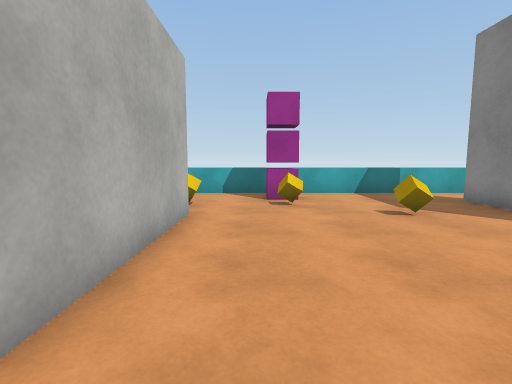
view 1 (above)

16 first-person views from a walk through a scene from a Unity 3-D project. The camera is 1.2 m above the floor, tilts 6° down and sees 85° across. The floor is counted in squares, 1 m on a side. Each view is taken from the middle of a square. On the plan, view 1 faces up. The plan holds only what a view shows up to about 13 squares ahead; the rest is blank. The place goes on beyond the plan. The player character is not drawn. Surface patterns are stand-ins for the level's own textures.

view 2
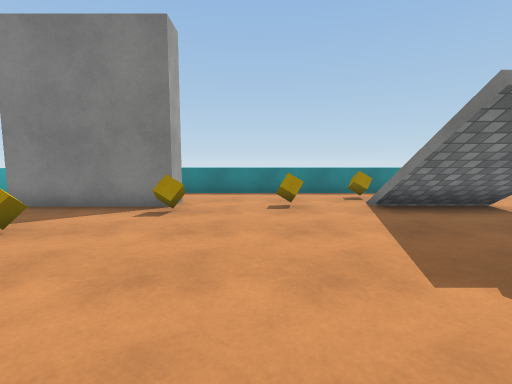

view 3
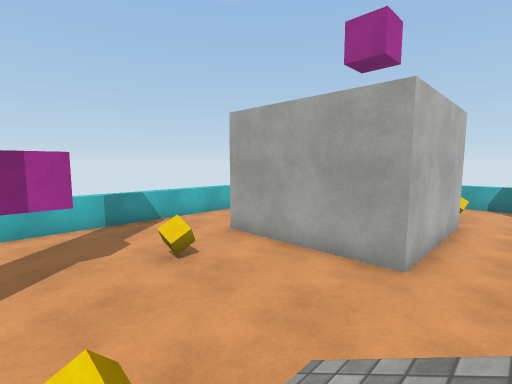

view 4
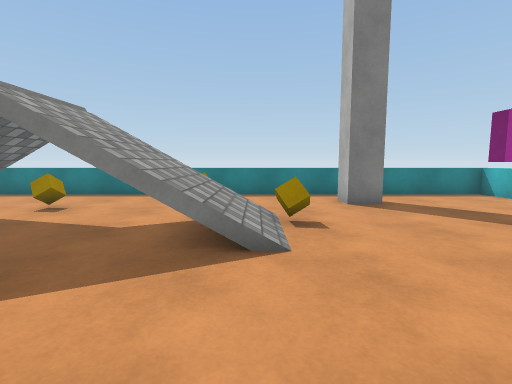

view 5
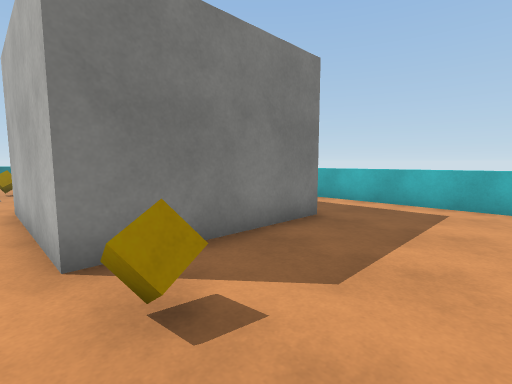

view 6
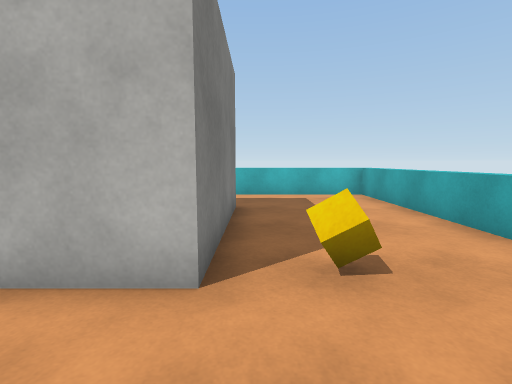

view 7
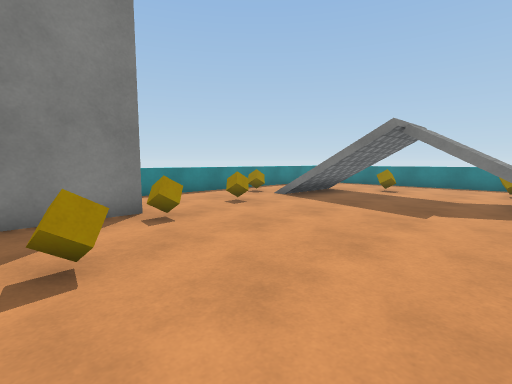

view 8
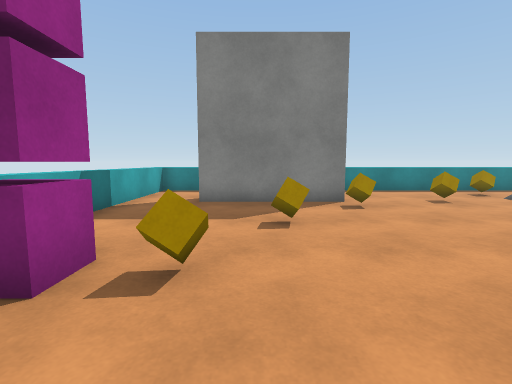

view 9
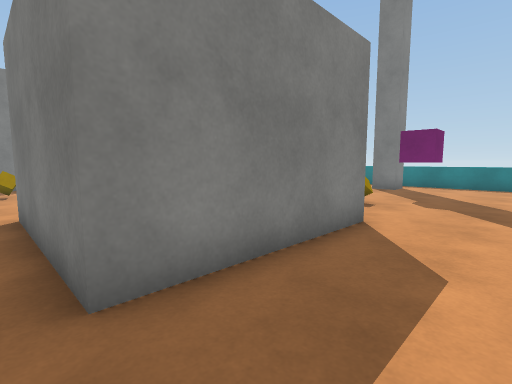

view 10
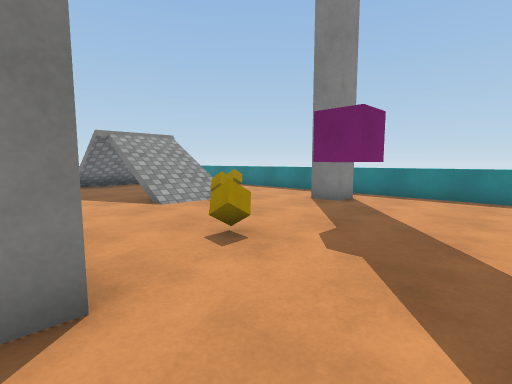

view 11
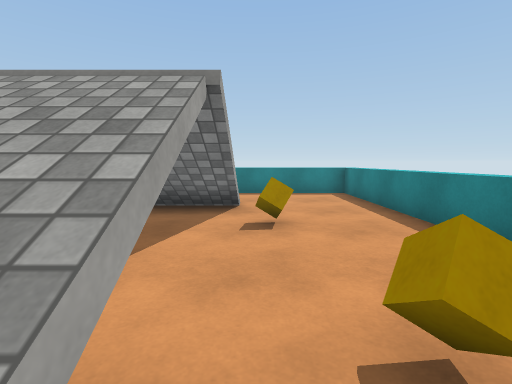

view 12
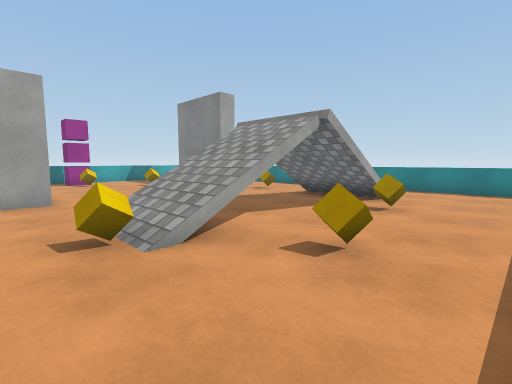

view 13
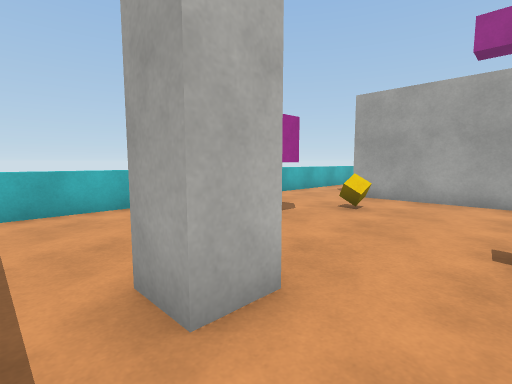

view 14
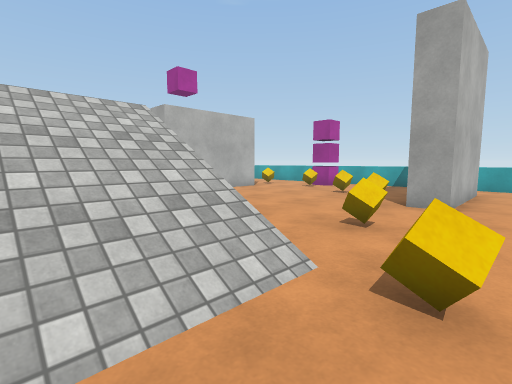

view 15
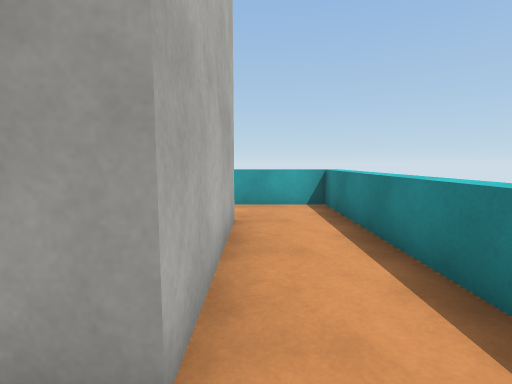

view 16
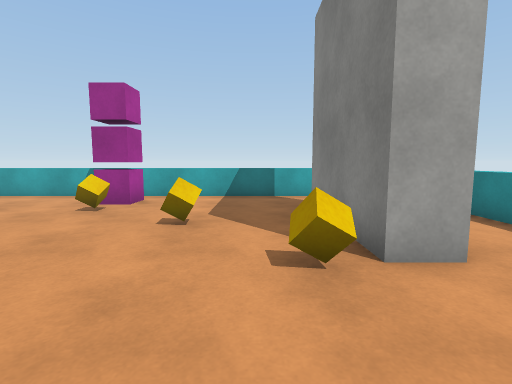

### Floor plan
Key: @ floor where view 1 was taken; # wall or solid block; . floor; / step, stairs or slope; = window, fence, low wall or low ledge; ^ raised ledge; C pink cube; U cube.
Columns run from 10 left of view 1 to 10 right of it. Each row starts with its distance up from view 1.
 11 ^^^^^^^^^^^^^^^^^^^^^
 10 ^.........CC........=
  9 ^.........CC........=
  8 ^.......U..U.....#..=
  7 ^................#..=
  6 ^...#####.....U..#..=
  5 ^...#   #........#..=
  4 ^...#   #.......U#..=
  3 ^...#   #...........=
  2 ^...#####...........=
  1 ^................U..=
  0 ^.........@.........=
 -1 ^....U........//=...=
 -2 ^........////.////.U=
 -3 ^..CC....////.////..=
 -4 ^...C...U////.//// .=
 -5 ^.............U.....=
 -6 ^....##....U........=
 -7 ^....##.............=
 -8 ^...................=
 -9 ^===================#

Positions as (right, up) in squares from view 1, and headings:
1: (0, 0), facing up
2: (-1, 2), facing right
3: (0, -4), facing up-left
4: (-1, 2), facing down
5: (-1, 10), facing down-left
6: (1, 7), facing left
7: (0, 7), facing down-right
8: (-2, 7), facing right
9: (-9, 7), facing down-right
10: (-9, 2), facing down-right
11: (-1, -5), facing right
12: (-3, -8), facing up-right
13: (-2, -8), facing up-left
14: (9, -4), facing up-left
15: (8, 3), facing up
16: (5, 1), facing up
